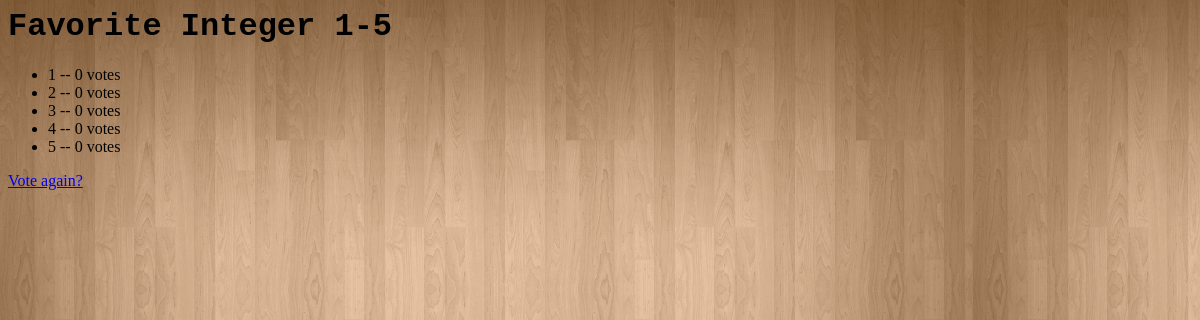
The app's page /polls/2/results/ with its own data.
### polls/models.py (models this page shows, shortened)
class Question(models.Model):
	question_text = models.CharField(max_length=200)
	pub_date = models.DateTimeField('date published')

class Choice(models.Model):
	question = models.ForeignKey(Question, on_delete=models.CASCADE)
	choice_text = models.CharField(max_length=200)
	votes = models.IntegerField(default=0)

### polls/views.py (the view)
# urls.py: url(r'^(?P<question_id>[0-9]+)/results/$', views.results, name='results'),
def results(request, question_id):
    question = get_object_or_404(Question, pk=question_id)
    return render(request, 'polls/results.html', {'question': question})

### polls/templates/polls/results.html
{% load staticfiles %}
<link rel="stylesheet" type="text/css" href="{% static 'polls/style.css' %}" />
<h1>{{ question.question_text }}</h1>
<ul>
{% for choice in question.choice_set.all %}
    <li>{{ choice.choice_text }} -- {{ choice.votes }} vote{{ choice.votes|pluralize }}</li>
{% endfor %}
</ul>
<a href="{% url 'polls:detail' question.id %}">Vote again?</a>

### polls/static/polls/style.css (style rules this page uses)
h1 { color: black; font-family: 'courier'; }

### records on screen
Question: question_text "Favorite Integer 1-5"
Choice: choice_text "1", votes "0"
Choice: choice_text "2", votes "0"
Choice: choice_text "3", votes "0"
Choice: choice_text "4", votes "0"
Choice: choice_text "5", votes "0"
